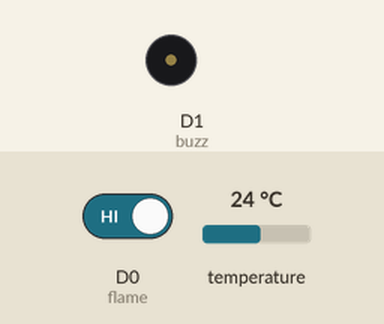
A sketch run on a simulated ESP8266 (NodeMCU). Shown: buzzer (waves = sounding, pin HIGH). The inputs (shaded band) are chosen by the test bench; at power-on: D0 (flame) HIGH, temperature 24 °C. WiFi joins after 1.5 s; servers stay silent unless stated; what the sketch prints to the serial monitor is not drawn.

Above: at 2.7 s.
2.8 s: D0 (flame) driven LOW
At 4.8 s:
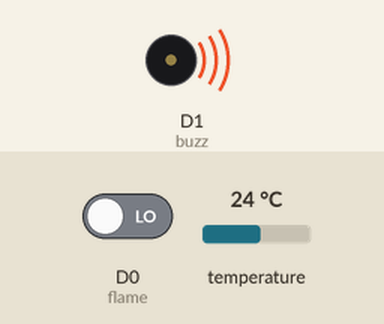
5.1 s: D0 (flame) driven HIGH
At 6.2 s:
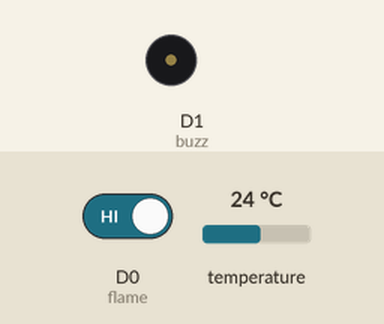
Timing chart, 0 to 8.1 s (numbered marks = the images above; inputs shaded):
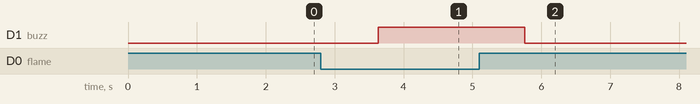

Measured:
- after the input at 2.8 s, D1 (buzz): LOW → HIGH after 0.83 s
- after the input at 5.1 s, D1 (buzz): HIGH → LOW after 0.66 s

The sketch:

fire_detection_system.ino
```cpp
// DS18B20 temperature sensor
#include <OneWire.h>
#include <DallasTemperature.h>
#define ONE_WIRE_BUS D5
OneWire oneWire(ONE_WIRE_BUS);
DallasTemperature sensors(&oneWire);

//Flame Sensor and Buzzer
const int flame = D0;
const int buzz = D1;

//firebase
#include <ESP8266WiFi.h>
#include <FirebaseESP8266.h>
//Provide the token generation process info.
#include <addons/TokenHelper.h>
//Provide the RTDB payload printing info and other helper functions.
#include <addons/RTDBHelper.h>
/* 1. Define the WiFi credentials */
#define WIFI_SSID "iphone"
#define WIFI_PASSWORD "12345678"
// For the following credentials, see examples/Authentications/SignInAsUser/EmailPassword/EmailPassword.ino
/* 2. Define the API Key */
#define API_KEY "AIzaSyC82REO7UVbySbCnUnZ6x6jj7BXjb9uX_E"
/* 3. Define the RTDB URL */
#define DATABASE_URL "https://fire-detection-system-14d92-default-rtdb.firebaseio.com"


//Define Firebase Data object
FirebaseData fbdo;
FirebaseAuth auth;
FirebaseConfig config;

void setup() {

  pinMode(flame,INPUT);
  pinMode(buzz,OUTPUT);

  // protocol begin
  Serial.begin(9600);

  // Wifi connection Setup
  WiFi.begin(WIFI_SSID, WIFI_PASSWORD);
  Serial.print("Connecting to Wi-Fi");
  Serial.println("");
  while (WiFi.status() != WL_CONNECTED) {
    Serial.print(".");
    delay(300);
  }
  Serial.println("Wifi Connected");
  Serial.println();


  /* Assign the api key (required) */
  config.api_key = API_KEY;
  config.database_url = DATABASE_URL;
  Firebase.begin(DATABASE_URL, API_KEY);
  Firebase.setDoubleDigits(5);
  if (!Firebase.ready()) {
    Serial.println("Firebase Connection fail !");
    Serial.println("");
  }
}

void loop() {

  //Flame and Buzzer
  int t = digitalRead(flame);
  String y = "Yes";
  String n = "No";
   if (t==0) {         // t=0; there is fire
  digitalWrite(buzz,HIGH);
  Serial.print("Fire Dectected: ");
  Serial.print(y);
  Firebase.setString(fbdo, "/data/box2", y);
  }else{             // t=1; there is no fire
  digitalWrite(buzz,LOW);
  Serial.print("Fire Dectected: ");
  Serial.print(n);
  Firebase.setString(fbdo, "/data/box2", n);
  }

  // Temperature
  sensors.requestTemperatures();
  int tempC = sensors.getTempCByIndex(0);
  Serial.println();
  Serial.print("Temperature: "); Serial.print(tempC); Serial.println(" °C");
  Firebase.setInt(fbdo, "/data/box1", tempC);

}
```
